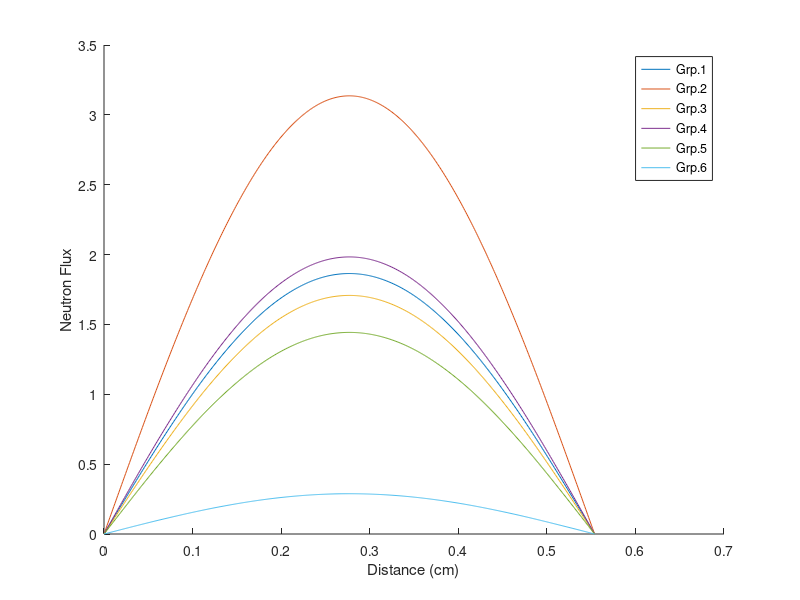

Recreate this plot in MATLAB.
% Implementation of Hansen-Roach Six Group Data.

clc, clear, clf

%Data ordering: fast group -> thermal group
chi = [0.204 0.344 0.168 0.18 0.09 0.014];
nusigf = [ 3.557 3.196 3.087 2.988 3.518 5.71];
sigf = [1.21 1.22 1.22 1.2 1.43 2.34];
sigc = [ 0.05 0.08 0.11 0.15 0.23 0.6];
sigtr = [ 4.25 4.5 4.65 5.2 7.9 12];

sigs = [1.2	0.27 0.37 0.65 0.44 0.06;
        0.0 1.77 0.24 0.67 0.45 0.07;
        0.0 0.00 2.30 0.55 0.40 0.07;
        0.0	0.00 0.00 3.42 0.35 0.08;
        0.0	0.00 0.00 0.00 6.16	0.08;
        0.0	0.00 0.00 0.00 0.00	9.06];
    
sigst = sum(sigs);
sigt = sigf + sigc + sigst;

sigR = sigt - diag(sigs)';

D = 1./(3.*sigtr);

nEgrps = length(sigst);

alpha = 0;

% Geometry
Lx = 0.553869;
N = 500;
h = Lx/(N-1);

x = 0:h:Lx;

L = zeros(N,N,nEgrps);

for i = 1:nEgrps

    L(:,:,i) = (-D(i)/h^2).*full(gallery('tridiag',N,1,-2,1));
    
end

T = zeros(N,N,nEgrps);

for i = 1:nEgrps
    
    T(:,:,i) = (sigR(i) + alpha).*eye(N,N);
    
end

M = L + T;

for i = 1:nEgrps
    
    M(1,1,i) = 1; M(1,2,i) = 0;
    M(end,end,i) = 1; M(end,end-1,i) = 0;
    
end

F = chi'*nusigf;

phi = ones(N,1,nEgrps);
psi = ones(N,1,nEgrps);
q = zeros(N,1,nEgrps);
f = zeros(N,1,nEgrps);

for i = 1:nEgrps
    
    phi(1,1,i) = 0;
    phi(end,1,i) = 0;
    
end

tol = 1e-15;
keff = 1.0;

for i = 1:10000
    
    ki = keff;
    q(:,:,:) = 0;
    f(:,:,:) = 0;
    
    for j = 1:nEgrps
        
        for k = 1:nEgrps
            
            f(:,1,j) = f(:,1,j) + (1/keff).*F(j,k)*phi(:,1,k);
            
        end
        
        for k = 1:nEgrps
            
            if ( k == j )
                
                continue
                
            else
            
            q(:,1,j) = q(:,1,j) + sigs(k,j)*phi(:,1,k);
            
            end
            
        end
        
        psi(:,1,j) = M(:,:,j)\(f(:,1,j)+q(:,1,j));
        
    end
    
    Sprev = 0;
    Snew = 0;
    
    for l = 1:nEgrps
        
        for m  = 1:nEgrps
            
            %Snew = Snew + sum(F(l,m)*psi(:,1,m));
            %Sprev = Sprev + sum(F(l,m)*phi(:,1,m));
            Snew = Snew + sum(nusigf(m)*psi(:,1,m));
            Sprev = Sprev + sum(nusigf(m)*phi(:,1,m));
        
        end
        
    end
    
    keff = Snew/((1/keff)*Sprev);
    
    phi = psi;
    phi(1,1,:) = 0;
    phi(N,1,:) = 0;
    
    residual = norm(abs(keff-ki));
    
    if residual <= tol
        
        fprintf('k-effective converged: %f in %i iterations \n',keff,i)
        break
        
    end
    
end

hold on
plotstr = {'ko','ro','bo','kx','rx','bx'};

for i = 1:nEgrps
    
    plot(x,phi(:,:,i))%,plotstr{i})
    
end

legend('Grp.1','Grp.2','Grp.3','Grp.4','Grp.5','Grp.6')
xlabel('Distance (cm)')
ylabel('Neutron Flux')